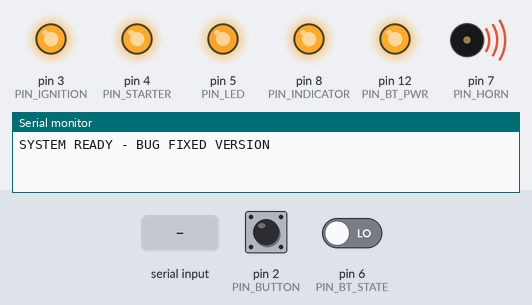
Simulated run of this sketch. Board: Arduino Uno, built with avr-gcc and run on an emulated ATmega328P. On the bench: output pins drawn as LEDs (lit = HIGH), buzzer (waves = sounding, pin HIGH), the last lines printed to the serial monitor. Dashed ring = blinking. The inputs (shaded band) are chosen by the test bench; at power-on: pin 6 (PIN_BT_STATE) LOW, pin 2 (PIN_BUTTON) HIGH.

Above: at 1.4 s.
1.5 s: "START\n" received over the second serial link
At 4.1 s:
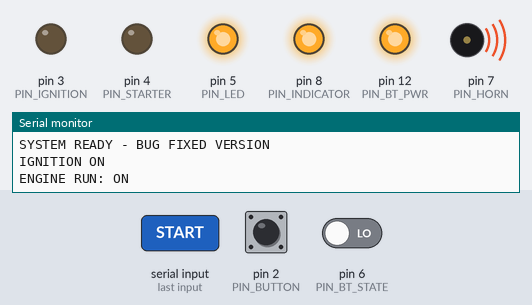
4.5 s: pin 6 (PIN_BT_STATE) driven HIGH
At 4.6 s:
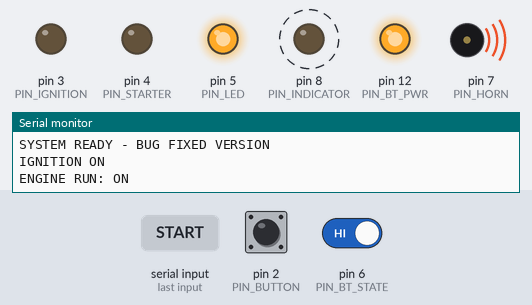
6.6 s: "STOP\n" received over the second serial link
At 7.2 s:
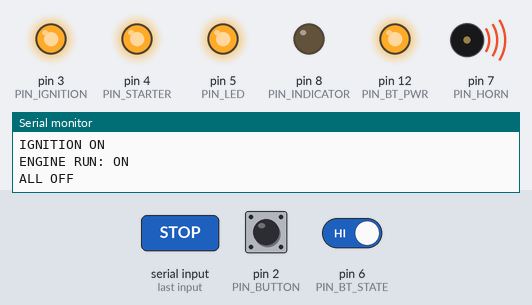
9.6 s: pin 2 (PIN_BUTTON) pulled LOW for 1 s
At 11.37 s:
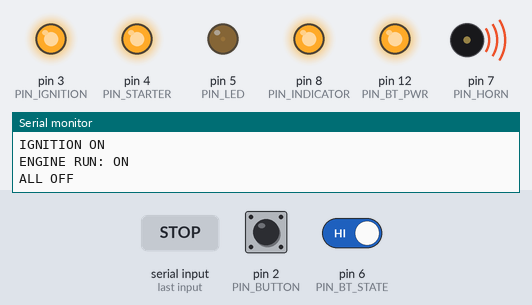
13.6 s: "FIND\n" received over the second serial link
At 14.05 s:
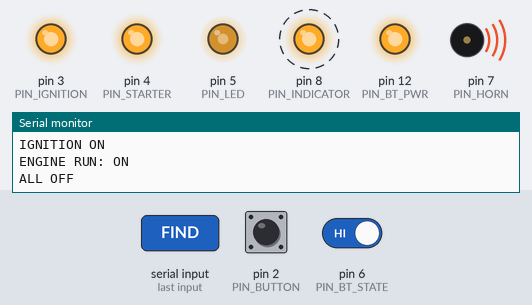
16.6 s: pin 2 (PIN_BUTTON) pulled LOW for 1 s
At 17.77 s:
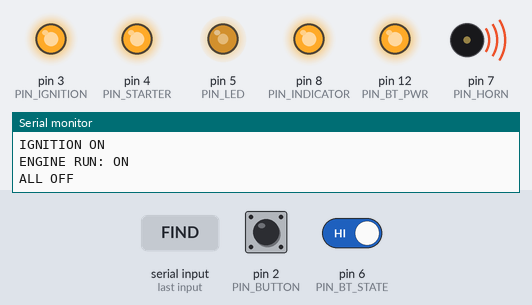
Timing chart, 0 to 20.6 s (numbered marks = the images above; inputs shaded):
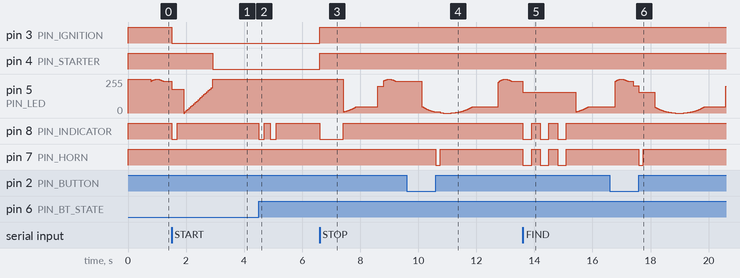

Measured:
- after the input at 1.5 s, pin 3 (PIN_IGNITION): HIGH → LOW at once; pin 4 (PIN_STARTER): HIGH → LOW after 1.4 s; pin 8 (PIN_INDICATOR): HIGH → LOW at once, → HIGH 0.20 s later
- after the input at 4.5 s, pin 8 (PIN_INDICATOR): alternates HIGH for 0.20 s and LOW for 0.20 s, 4 changes in all, then stays HIGH, starting at once
- after the input at 6.6 s, pin 3 (PIN_IGNITION), pin 4 (PIN_STARTER): LOW → HIGH at once; pin 8 (PIN_INDICATOR): HIGH → LOW at once, → HIGH 0.80 s later
- after the input at 9.6 s, pin 7 (PIN_HORN): HIGH → LOW after 1.0 s, → HIGH 0.15 s later
- after the input at 13.6 s, pin 8 (PIN_INDICATOR), pin 7 (PIN_HORN): alternates HIGH for 0.30 s and LOW for 0.30 s, 6 changes in all, then stays HIGH, starting at once
- after the input at 16.6 s, pin 7 (PIN_HORN): HIGH → LOW after 1.0 s, → HIGH 0.15 s later

The sketch:

sketch_dec29a.ino
```cpp
/*
   ACTIVA SMART SYSTEM - BUG FIXED VERSION
   -------------------------------------------------
   Updates:
   1. Added BT.setTimeout(50) to fix Bluetooth lag/freezing.
   2. Synced variable states perfectly with HTML.
   3. Kept all original logic (Latched, Secret Tap, Anti-Hijack).
*/

#include <SoftwareSerial.h>
#include <avr/wdt.h> // Watchdog Timer for Stability

// ================= CONFIGURATION =================

// RELAY SETTINGS (Set 'true' if using Standard 5V Relays that trigger on LOW)
const bool RELAY_ACTIVE_LOW = true;

// TIMINGS
const int WARMUP_DELAY       = 2000;  // 2s Wait between Ignition and Run
const int LONG_PRESS_MS      = 800;   // Time to trigger "Direct Start"
const int SECRET_TIMEOUT     = 2000;  // Max time between taps

// SAFETY & BATTERY
const unsigned long AUTO_SLEEP_TIME    = 600000; // 10 Minutes -> Deep Sleep
const unsigned long HIJACK_WARN_START  = 15000;  // 15 Secs Disconnect -> Warning
const unsigned long HIJACK_KILL_TIME   = 120000; // 2 Mins Disconnect -> Kill

// PIN DEFINITIONS
const int PIN_BUTTON    = 2;  // Main Physical Button
const int PIN_IGNITION  = 3;  // Relay 1: Key Power
const int PIN_STARTER   = 4;  // Relay 2: Run Wire (LATCHED)
const int PIN_LED       = 5;  // Ring Light
const int PIN_BT_STATE  = 6;  // HC-05 State Pin
const int PIN_HORN      = 7;  // Horn
const int PIN_INDICATOR = 8;  // Indicators
const int PIN_RX        = 10;
const int PIN_TX        = 11;
const int PIN_BT_PWR    = 12; // Transistor for Bluetooth Power

SoftwareSerial BT(PIN_RX, PIN_TX);

// ================= VARIABLES =================

int RELAY_ON, RELAY_OFF;

// States (Synced with HTML)
bool isIgnitionOn    = false;
bool isEngineRunning = false;
bool isLocked        = true;
bool isConnected     = false;
bool btPowerActive   = true;

// Secret Code
int secretStage = 0;
unsigned long lastSecretInput = 0;

// Timers
unsigned long disconnectStartTime = 0;
unsigned long lastHeartbeatTime   = 0;
unsigned long buttonPressTime     = 0;

void setup() {
  wdt_enable(WDTO_2S); // Auto-restart if system hangs

  Serial.begin(9600);
  BT.begin(9600);

  // --- BUG FIX IS HERE ---
  // If the App forgets to send \n, Arduino waits 1 second by default.
  // We change this to 50ms so it reacts INSTANTLY even without \n.
  BT.setTimeout(50);

  // Configure Relays
  if (RELAY_ACTIVE_LOW) {
    RELAY_ON = LOW; RELAY_OFF = HIGH;
  } else {
    RELAY_ON = HIGH; RELAY_OFF = LOW;
  }

  // Set Outputs
  pinMode(PIN_IGNITION, OUTPUT); digitalWrite(PIN_IGNITION, RELAY_OFF);
  pinMode(PIN_STARTER,  OUTPUT); digitalWrite(PIN_STARTER,  RELAY_OFF);
  pinMode(PIN_HORN,     OUTPUT); digitalWrite(PIN_HORN,     RELAY_OFF);
  pinMode(PIN_INDICATOR, OUTPUT); digitalWrite(PIN_INDICATOR, RELAY_OFF);
  pinMode(PIN_LED,      OUTPUT); digitalWrite(PIN_LED,      LOW);
  pinMode(PIN_BT_PWR,   OUTPUT); digitalWrite(PIN_BT_PWR,   HIGH); // BT ON

  // Set Inputs
  pinMode(PIN_BUTTON, INPUT_PULLUP);
  pinMode(PIN_BT_STATE, INPUT);

  // Boot Confirmation
  digitalWrite(PIN_LED, HIGH); delay(200); digitalWrite(PIN_LED, LOW);
  Serial.println("SYSTEM READY - BUG FIXED VERSION");
}

void loop() {
  wdt_reset();
  unsigned long now = millis();

  // 1. Check Connectivity & Sleep
  checkConnection(now);

  // 2. Handle Inputs
  handleButton(now);
  handleBluetoothCommands();

  // 3. Status Updates
  sendHeartbeat(now, false);
  updateBreathingLED(now);
}

// =============================================================
//                    CONTROL LOGIC
// =============================================================

void toggleIgnition(bool state) {
  if (state) {
    digitalWrite(PIN_IGNITION, RELAY_ON);
    isIgnitionOn = true;
    blinkIndicators(1);
    Serial.println("IGNITION ON");
  } else {
    // Turning off Ignition kills Engine too
    digitalWrite(PIN_STARTER, RELAY_OFF);
    digitalWrite(PIN_IGNITION, RELAY_OFF);
    isEngineRunning = false;
    isIgnitionOn = false;
    Serial.println("ALL OFF");
  }
  sendHeartbeat(millis(), true); // Force update to App
}

void toggleEngineRun(bool state) {
  if (state) {
    // Safety: Ignition must be ON first
    if (!isIgnitionOn) digitalWrite(PIN_IGNITION, RELAY_ON);
    isIgnitionOn = true;

    digitalWrite(PIN_STARTER, RELAY_ON); // Latched
    isEngineRunning = true;
    digitalWrite(PIN_LED, HIGH); // Solid Light
    Serial.println("ENGINE RUN: ON");
  } else {
    digitalWrite(PIN_STARTER, RELAY_OFF);
    isEngineRunning = false;
    Serial.println("ENGINE RUN: OFF");
  }
  sendHeartbeat(millis(), true); // Force update to App
}

void fullShutdown() {
  toggleIgnition(false); // Kills everything
  playAnimation("GOODBYE");
}

void autoStartSequence() {
  if (!isIgnitionOn) toggleIgnition(true);

  // Visual Wait (Fuel Pump Prime)
  for(int i=0; i<20; i++) {
    wdt_reset();
    analogWrite(PIN_LED, i*10);
    delay(50);
  }

  toggleEngineRun(true);
}

// --- BUTTON & SECRET CODE ---

void handleButton(unsigned long now) {
  static int lastBtn = HIGH;
  int btn = digitalRead(PIN_BUTTON);

  // Wake Up Bluetooth if Sleeping
  if (btn == LOW && !btPowerActive) {
    wakeUpBluetooth();
    delay(500);
    return;
  }

  // Press Start
  if (lastBtn == HIGH && btn == LOW) {
    buttonPressTime = now;
  }

  // Press Release
  if (lastBtn == LOW && btn == HIGH) {
    unsigned long duration = now - buttonPressTime;
    if (duration > 50) { // Debounce
      if (duration < LONG_PRESS_MS) handleTap(now);
      else handleLongPress(now);
    }
  }
  lastBtn = btn;

  // Timeout Secret Code
  if (secretStage > 0 && (now - lastSecretInput > SECRET_TIMEOUT)) {
    secretStage = 0;
    if(!isLocked) quickFlashLED(1);
  }
}

void handleTap(unsigned long now) {
  // LOCKED: Process Secret Code
  if (isLocked) {
    lastSecretInput = now;
    if (secretStage == 0) secretStage = 1;      // Tap 1
    else if (secretStage == 1) secretStage = 2; // Tap 2
    else secretStage = 0; // Fail

    digitalWrite(PIN_LED, HIGH); delay(50); digitalWrite(PIN_LED, LOW);
    return;
  }

  // UNLOCKED: Normal Controls
  if (!isIgnitionOn) {
    toggleIgnition(true);
  } else if (isIgnitionOn && !isEngineRunning) {
    toggleEngineRun(true);
  } else {
    fullShutdown();
  }
}

void handleLongPress(unsigned long now) {
  // LOCKED: Unlock Sequence
  if (isLocked) {
    if (secretStage == 2) {
      isLocked = false;
      secretStage = 0;
      playAnimation("WELCOME");
      toggleIgnition(true);
    } else {
      secretStage = 0;
      triggerAlarmShort();
    }
    return;
  }

  // UNLOCKED: Direct Actions
  if (!isEngineRunning) {
    autoStartSequence();
  } else {
    fullShutdown();
  }
}

// =============================================================
//              CONNECTION & SAFETY SYSTEM
// =============================================================

void checkConnection(unsigned long now) {
  bool pinState = digitalRead(PIN_BT_STATE);

  // Also consider us "Connected" if we recently received valid data
  bool dataActive = (now - lastHeartbeatTime < 2000) && isConnected;

  if (pinState == HIGH) { // HC-05 State Pin is reliable
    if (!isConnected) {
      isConnected = true;
      disconnectStartTime = 0;
      playAnimation("WELCOME");
    }
    disconnectStartTime = 0;
  }
  else {
    // --- DISCONNECTED ---
    if (isConnected) {
      isConnected = false;
      disconnectStartTime = now;
      playAnimation("GOODBYE");
    }

    if (disconnectStartTime > 0) {
      unsigned long offlineTime = now - disconnectStartTime;

      // 1. SLEEP (If Engine OFF + 10 mins)
      if (!isIgnitionOn && offlineTime > AUTO_SLEEP_TIME && btPowerActive) {
        digitalWrite(PIN_BT_PWR, LOW);
        btPowerActive = false;
        digitalWrite(PIN_LED, LOW);
      }

      // 2. ANTI-HIJACK (If Engine ON)
      if (isEngineRunning) {
        if (offlineTime > HIJACK_KILL_TIME) {
          triggerTheftMode();
        }
        else if (offlineTime > HIJACK_WARN_START) {
          // Warning Beeps
          if ((now / 500) % 4 == 0) {
             digitalWrite(PIN_HORN, RELAY_ON);
             digitalWrite(PIN_INDICATOR, RELAY_ON);
          } else {
             digitalWrite(PIN_HORN, RELAY_OFF);
             digitalWrite(PIN_INDICATOR, RELAY_OFF);
          }
        }
      }
    }
  }
}

void handleBluetoothCommands() {
  if (BT.available()) {
    // Read command with timeout safety (Fixes newline bug)
    String cmd = BT.readStringUntil('\n');
    cmd.trim();
    cmd.toUpperCase();

    if (cmd.length() > 0) {
      if (cmd == "START")      autoStartSequence();
      else if (cmd == "STOP")  fullShutdown();
      else if (cmd == "FIND")  playAnimation("FIND");
      else if (cmd == "LOCK")  { fullShutdown(); isLocked = true; quickFlashLED(3); }
      else if (cmd == "UNLOCK") { isLocked = false; playAnimation("WELCOME"); }
    }
  }
}

void sendHeartbeat(unsigned long now, bool force) {
  // Sends status to App every 2 seconds or on change
  if (force || (now - lastHeartbeatTime > 2000)) {
    if (isEngineRunning) BT.print("ENGINE_ON\n");
    else if (isIgnitionOn) BT.print("IGNITION_ON\n");
    else BT.print("ENGINE_OFF\n");
    lastHeartbeatTime = now;
  }
}

// =============================================================
//                    ANIMATIONS & UTILS
// =============================================================

void wakeUpBluetooth() {
  digitalWrite(PIN_BT_PWR, HIGH);
  btPowerActive = true;
  disconnectStartTime = millis();
  quickFlashLED(2);
}

void triggerTheftMode() {
  fullShutdown();
  isLocked = true;
  for(int i=0; i<10; i++) {
    digitalWrite(PIN_HORN, RELAY_ON);
    digitalWrite(PIN_INDICATOR, RELAY_ON);
    delay(200);
    digitalWrite(PIN_HORN, RELAY_OFF);
    digitalWrite(PIN_INDICATOR, RELAY_OFF);
    delay(200);
    wdt_reset();
  }
}

void playAnimation(String type) {
  if (type == "WELCOME") {
    blinkIndicators(2);
  }
  else if (type == "GOODBYE") {
    digitalWrite(PIN_INDICATOR, RELAY_ON);
    delay(800);
    digitalWrite(PIN_INDICATOR, RELAY_OFF);
  }
  else if (type == "FIND") {
    for(int i=0; i<3; i++) {
      digitalWrite(PIN_INDICATOR, RELAY_ON);
      digitalWrite(PIN_HORN, RELAY_ON);
      delay(300);
      digitalWrite(PIN_INDICATOR, RELAY_OFF);
      digitalWrite(PIN_HORN, RELAY_OFF);
      delay(300);
      wdt_reset();
    }
  }
}

void updateBreathingLED(unsigned long now) {
  if (isIgnitionOn || isEngineRunning) return;
  if (!isConnected && !btPowerActive) return;

  float val = (exp(sin(now/2000.0*PI)) - 0.36787944)*108.0;
  analogWrite(PIN_LED, val);
}

void blinkIndicators(int count) {
  for(int i=0; i<count; i++) {
    digitalWrite(PIN_INDICATOR, RELAY_ON); delay(200);
    digitalWrite(PIN_INDICATOR, RELAY_OFF); delay(200);
  }
}

void quickFlashLED(int count) {
  for(int i=0; i<count; i++) {
    digitalWrite(PIN_LED, HIGH); delay(100);
    digitalWrite(PIN_LED, LOW); delay(100);
  }
}

void triggerAlarmShort() {
    digitalWrite(PIN_HORN, RELAY_ON); delay(150);
    digitalWrite(PIN_HORN, RELAY_OFF);
}
```
